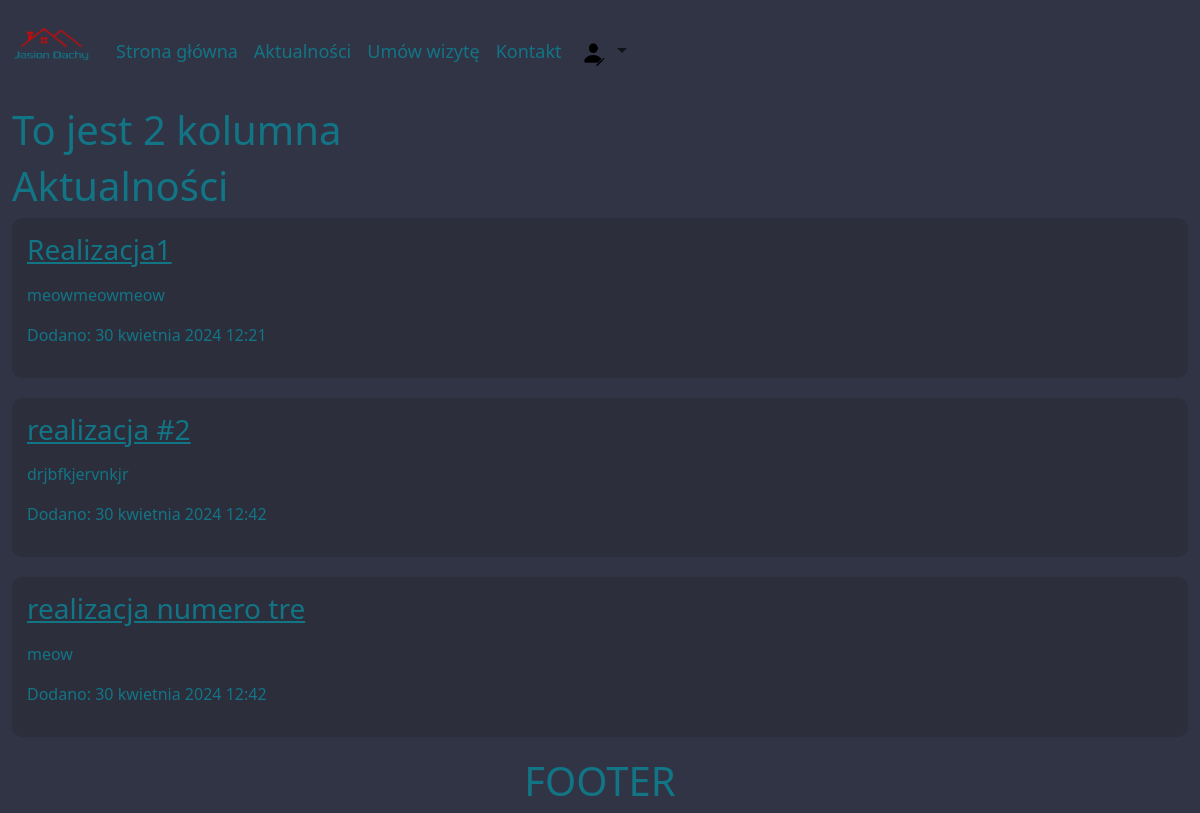
Screenshot of /blog/ with the database file from the repository.
### mainapp/models.py (models this page shows, shortened)
class Realization(models.Model):
    title = models.CharField(max_length=100, verbose_name="Tytuł")
    content = models.CharField(max_length=500, verbose_name="Opis")
    date = models.DateTimeField(default=timezone.now(), verbose_name="Data dodania")
    class Meta:
        verbose_name_plural = "Realizacje"

### mainapp/views.py (the view)
# urls.py: 2. Add a URL to urlpatterns:  path('blog/', include('blog.urls'))
def blog(request):
    try:
        entries = Realization.objects.all()
        paginator = Paginator(entries, 10)  # Paginate with 10 entries per page
        page_number = request.GET.get('page')
        page_obj = paginator.get_page(page_number)
        context = {'page_obj': page_obj}
        logger.debug("Pobrano część wpisów")
        return render(request, 'mainapp/blog.html', context=context)
    except Realization.DoesNotExist:
        logger.error("Żadne wpisy nie istnieją")
        raise Http404("Żaden wpis nie istnieje")
    except Exception as e:
        logger.error(f"Błąd podczas pobierania wpisów: {e}")
        return render(request, 'mainapp/error.html', {'error': str(e)})

### mainapp/templates/mainapp/blog.html (shortened to what this page needs)
{% extends 'mainapp/base.html' %}
{% block content %}
    <h1>Aktualności</h1>
        {% for entry in page_obj %}
                <article class="">
                    <a href="/blog/{{ entry.id }}"><h3>{{ entry.title }}</h3></a>
                    <p>{{ entry.content|linebreaks }}</p>
                    <p>Dodano: {{ entry.date }}</p>
                </article>
        {% empty %}
            Nic tu jeszcze nie ma
        {% endfor %}
{% endblock content %}

### mainapp/templates/mainapp/base.html (style rules this page uses)
div,h1 { #border: 1px red solid; }
a { #border: 3px green solid; #border-radius: 5px; #padding: 5px; #font-size: 15pt; color: #127586; }
.text-blue,p { color: #127586; #background-color: #313445; }
body { background-color: #313445; color: #127586; }
article { background-color: #2c2e3c; border-radius: 10px; padding: 15px; margin-bottom: 20px; }

### rows the page displays
Realization: title "Realizacja1", content "meowmeowmeow", date "30 kwietnia 2024 12:21"
Realization: title "realizacja #2", content "drjbfkjervnkjr", date "30 kwietnia 2024 12:42"
Realization: title "realizacja numero tre", content "meow", date "30 kwietnia 2024 12:42"
